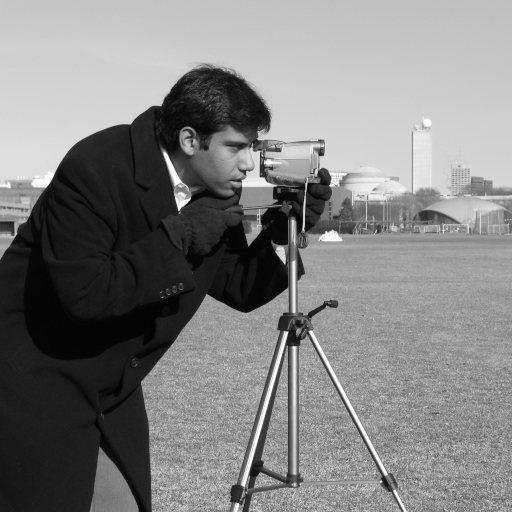
#> input picture skimage.data.camera(), 512 x 512 px
$ jupyter execute 5_codecast.ipynb
#> lines starting #> are read from the running program, lines starting #| are printed output that depends on the picture
# Codecast: chargement d'une image

Ce premier codecast permet de s'initier au chargement, la manipulation et la visualisation des images. Dans un premier temps, une image est chargée. Nous allons afficher le type des données, ainsi que la définition de l'image.

## Objectifs

Après ce premier notebook, vous saurez:

* Charger et visualiser une image à niveaux de gris et une image en couleurs.
* Afficher la taille de l'image en pixels, ainsi que le type des données
* Afficher les différents canaux de couleurs séparément.

<span class="graffiti-highlight graffiti-id_ozjnshd-id_etaxe89"><i></i><button>Démarrer</button></span>

[cell 1]
import skimage
import matplotlib.pyplot as plt

[cell 2]
I = skimage.data.camera()
#> I is the input picture: shape (512, 512); min 0, max 255, mean 129.1

[cell 3]
print(I)
#> (printed output is left out)

[cell 4]
print(I.shape)
#| (512, 512)

[cell 5]
plt.imshow(I)
plt.show()

[cell 6]
plt.imshow(I, 'gray')
plt.show()

[cell 7]
cat = skimage.data.chelsea()
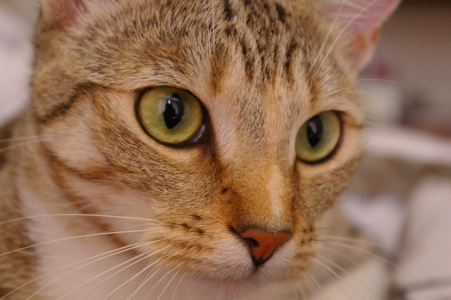
#> input picture skimage.data.chelsea(), 451 x 300 px
#> cat is the input picture: shape (300, 451, 3); mean R, G, B 147.7, 111.4, 86.8

[cell 8]
print(cat.shape)
#| (300, 451, 3)

[cell 9]
print(cat.dtype)
#| uint8

[cell 10]
plt.imshow(cat)
plt.show()

[cell 11]
for c in range(3):
    plt.imshow(cat[:,:,c], 'gray')
    plt.show()
#> this loop made 3 passes
#> pass 1, `plt.show()`:
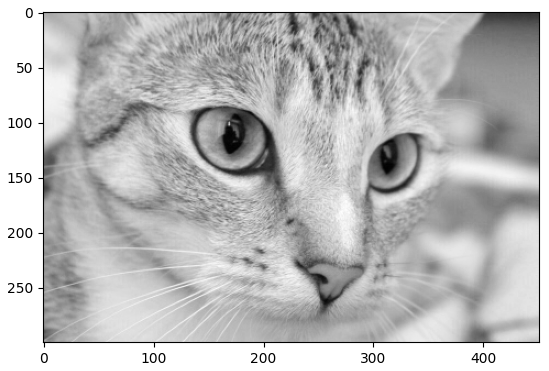
#> figure drawn by matplotlib, 1 panel
#> pass 2, `plt.show()`:
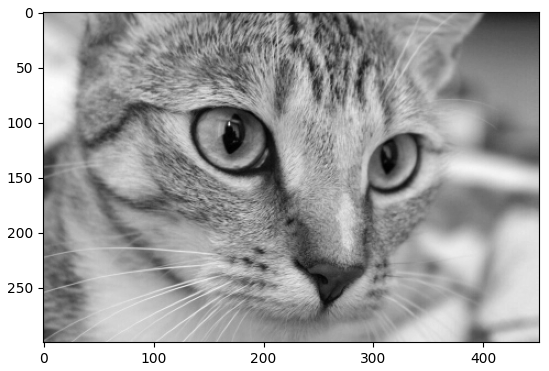
#> figure drawn by matplotlib, 1 panel

[cell 12]
I = skimage.io.imread('test.jpg')
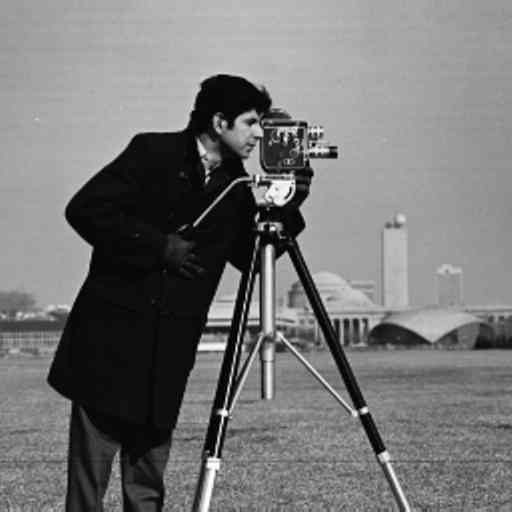
#> input picture test.jpg, 512 x 512 px
#> I is the input picture: shape (512, 512); min 0, max 255, mean 118.4
